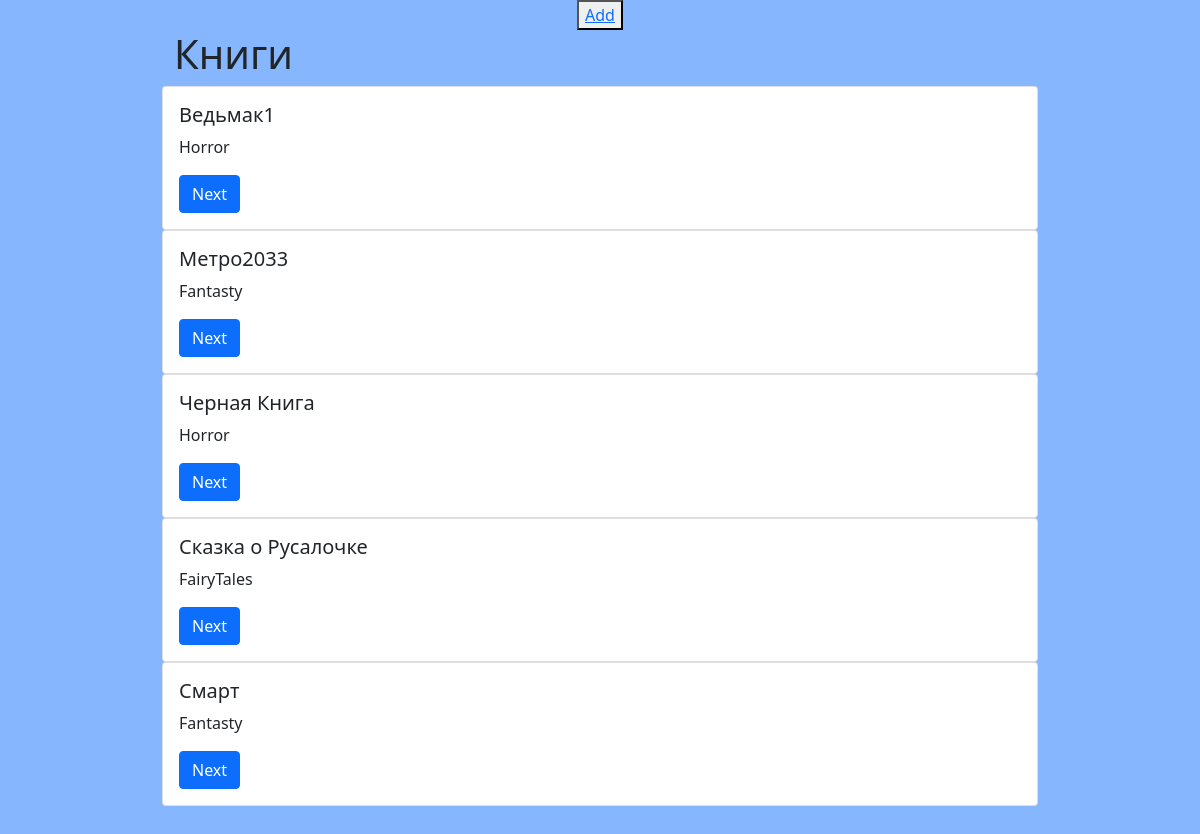
Before: /books_lib/ with the older database file.
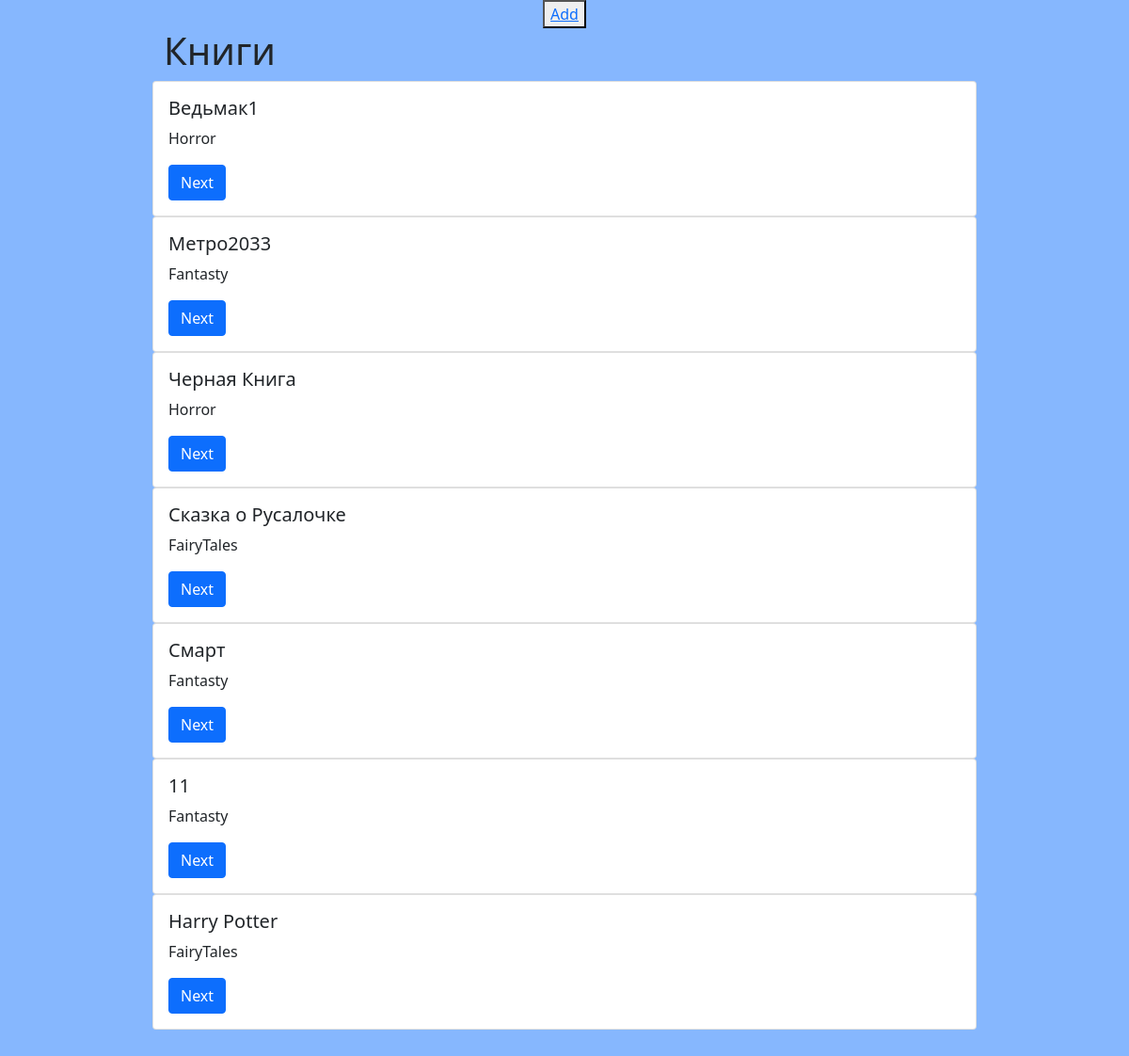
After: the same page with the newer database file.
### library/models.py (models this page shows, shortened)
class BookCategory(models.Model):
    GENRE_CHOISE = (
        ('Detective', 'Detective'),
        ('Fantasty', 'Fantasty'),
        ('Horror', 'Horror'),
        ('Dramma', 'Dramma'),
        ('FairyTales', 'FairyTales')
    )
    title = models.CharField(max_length=100)
    descrip = models.TextField()
    image = models.ImageField(upload_to='')
    tom = models.IntegerField()
    genre = models.CharField(choices=GENRE_CHOISE, max_length=100)
    date_write = models.DateField(auto_now_add=True)

### library/views.py (the view)
# urls.py: path('books_lib/', views.BooksListView.as_view(), name ='book_lib_all'),
class BooksListView(generic.ListView):
    template_name = 'category_book.html'
    queryset = models.BookCategory.objects.all()
    def get_queryset(self):
        return models.BookCategory.objects.all()

### templates/category_book.html (shortened to what this page needs)
<!DOCTYPE html>
{% load static %}
<html lang="en">
<head>
    <link rel="stylesheet" href="{% static 'css/bootstrap.css/' %}" />
</head>
<body>
<center><button type="button"><a href="/add-books/">Add</a></button></center>
<div class="container c_v">
    <h1 class="container">Книги</h1>
        {% for i in object_list %}
            <div class="card">
  <div class="card-body">
    <h5 class="card-title">{{ i.title }}</h5>
    <p class="card-text">{{ i.genre }}</p>
    <a href="/book_lib/{{ i.id }}/" class="btn btn-primary">Next</a>
  </div>
</div>
        {% endfor %}
</div>
</body>
</html>

Changed rows visible on the page:
added BookCategory: title "11", genre "Fantasty"
added BookCategory: title "Harry Potter", genre "FairyTales"
